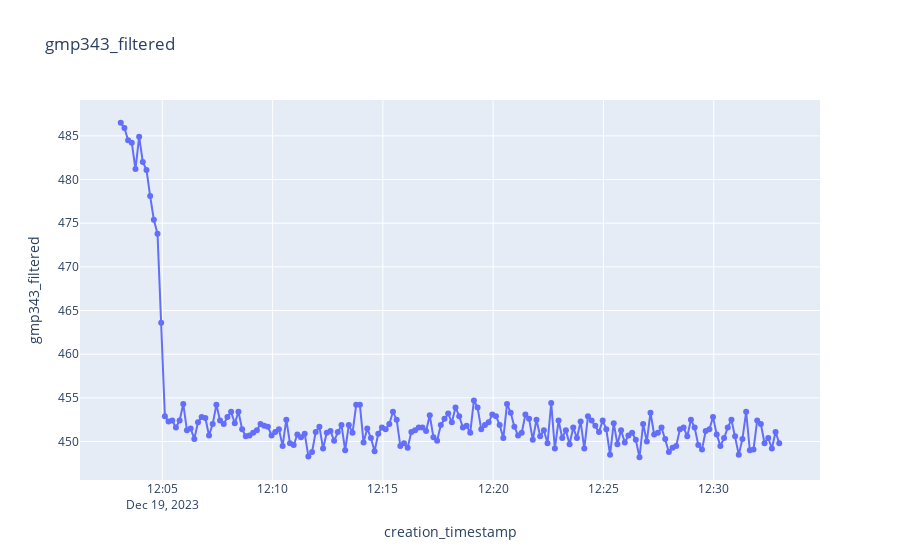
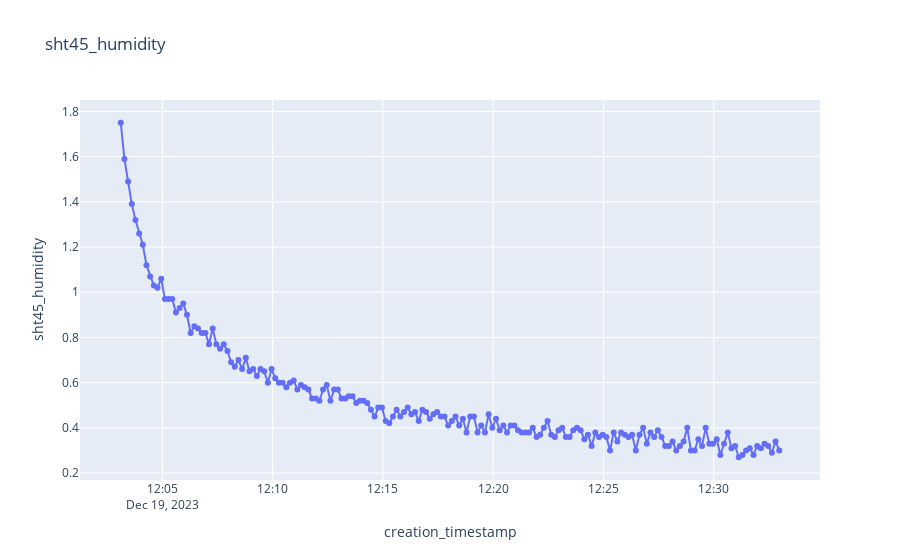
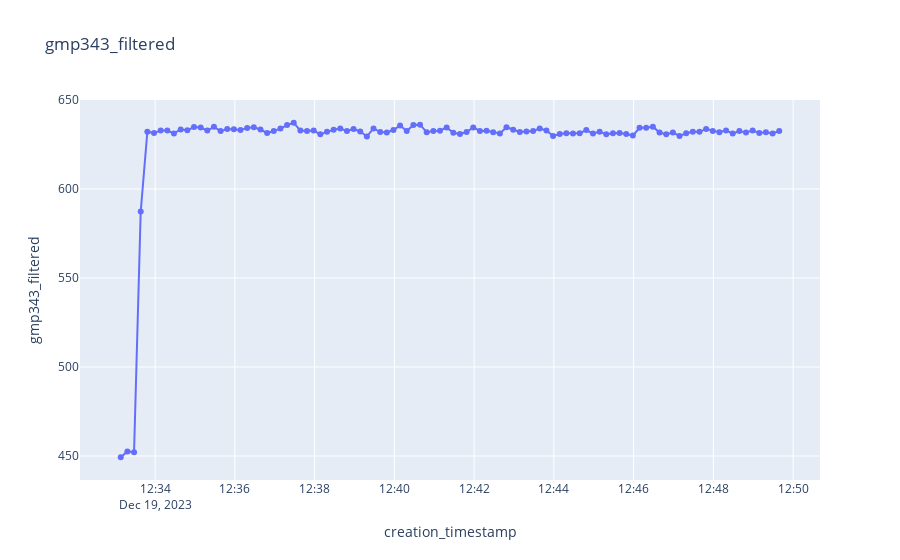
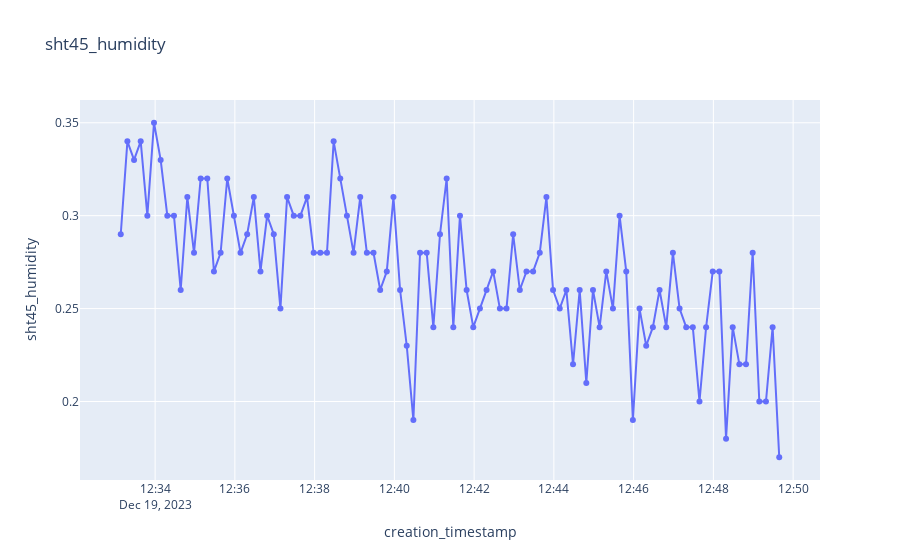

Source (notebook cell) for these figures, in order:
### Markdown cell above
# ICOS Calibration MC13

### Code cell
# ---
# Measurement
# ---

#400
start_date = datetime(2023, 12, 19, 12, 3, 0).replace(tzinfo=timezone.utc)
end_date = datetime(2023, 12, 19, 12, 33, 0).replace(tzinfo=timezone.utc)

df_p_400 = df.sort("creation_timestamp").filter(pl.col("creation_timestamp").is_between(start_date, end_date))

plot_sensor_measurement(df_p_400.collect(), col_name="gmp343_filtered")
plot_sensor_measurement(df_p_400.collect(), col_name="sht45_humidity")

#600
start_date = datetime(2023, 12, 19, 12, 33, 0).replace(tzinfo=timezone.utc)
end_date = datetime(2023, 12, 19, 13, 3, 0).replace(tzinfo=timezone.utc)

df_p_600 = df.filter(pl.col("creation_timestamp").is_between(start_date, end_date))

plot_sensor_measurement(df_p_600.collect(), col_name="gmp343_filtered")
plot_sensor_measurement(df_p_600.collect(), col_name="sht45_humidity")

# ---
# Averagng
# ---

measured_values = [None, None]
true_values = [427.38, 610.95]

# 400 ppm

data = df_p_400.select(pl.col("gmp343_filtered")).collect().to_series().to_list()
measured_values[0] = average_bottle(data)

# 600 ppm
data = df_p_600.select(pl.col("gmp343_filtered")).collect().to_series().to_list()

measured_values[1] = average_bottle(data)

# calculate slope and intercept
acropolis_slope, acropolis_intercept = two_point_calibration(measured_values, true_values)
print(f"acropolis_slope = {acropolis_slope}, acropolis_intercept = {acropolis_intercept}")
